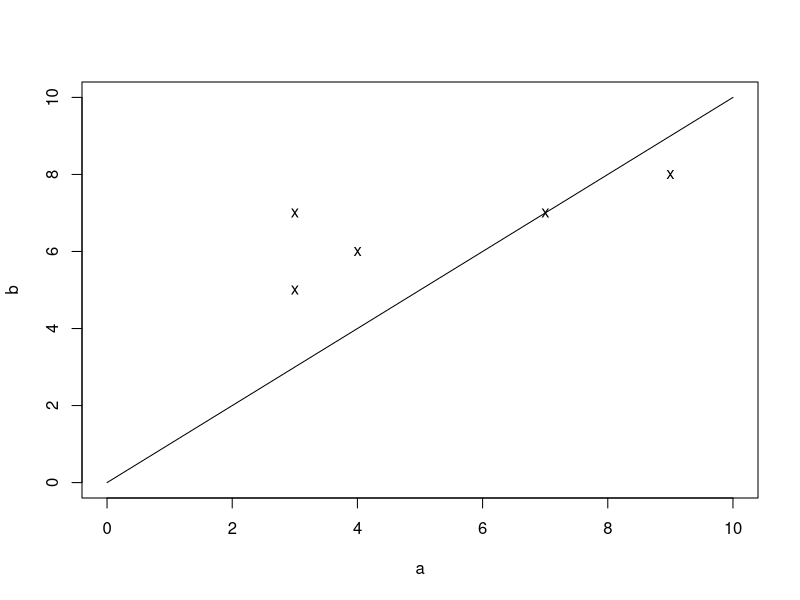
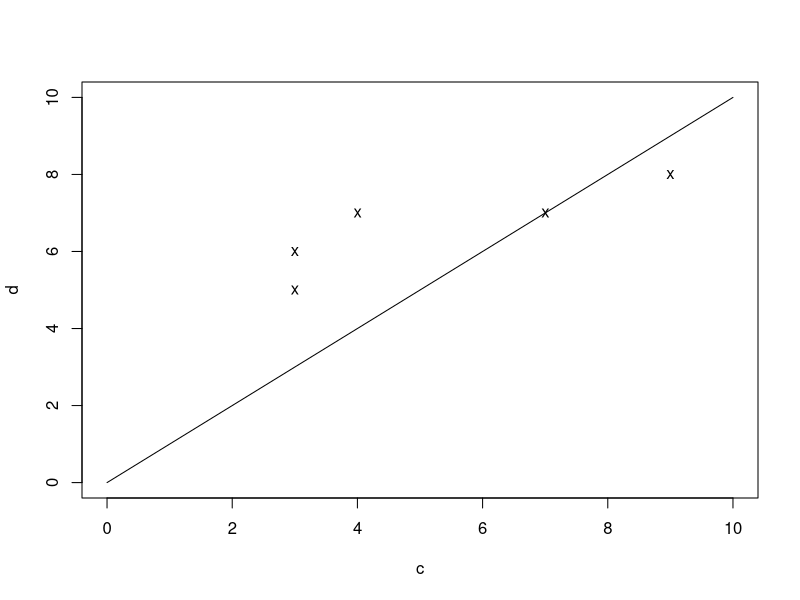
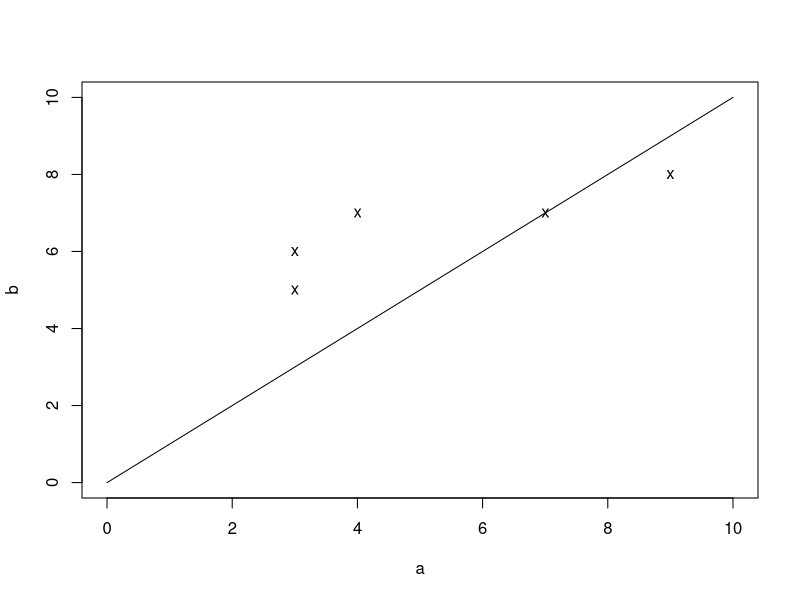
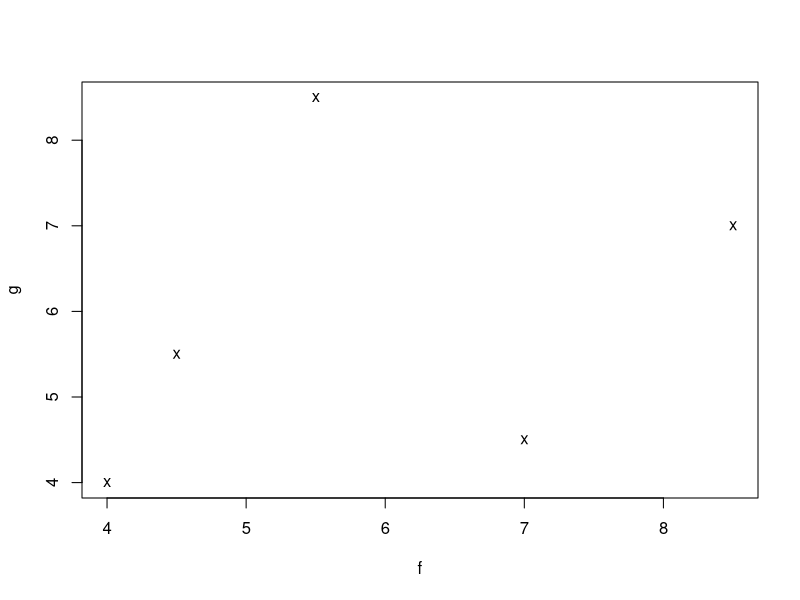
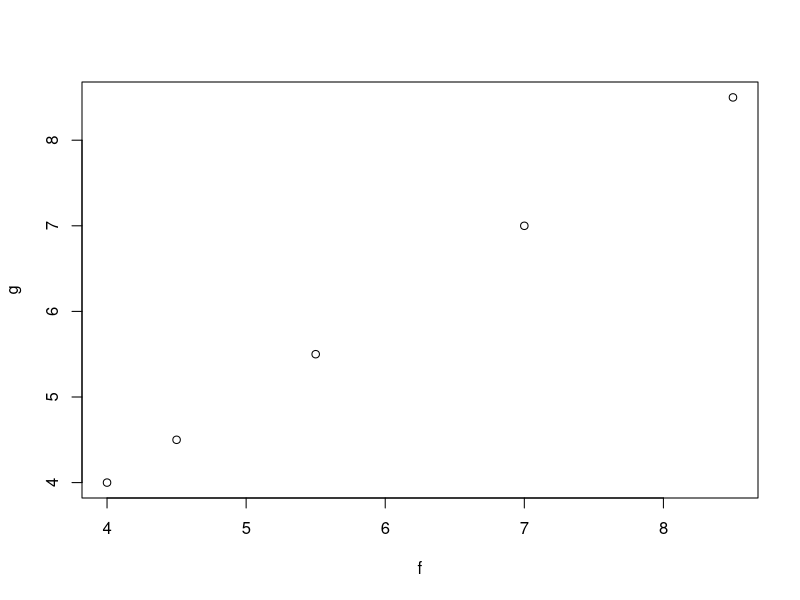

The R script that drew these images, in order: (Note: this script raises an error after producing the figures.)
a = round(runif(5, min = 0, max=10))
b = round(runif(5, min = 5, max=10))

plot(a,b, pch="x", xlim=c(0,10), ylim=c(0,10))
lines(0:10,0:10)

c = sort(a)
d = sort(b)

plot(c,d, pch="x", xlim=c(0,10), ylim=c(0,10))
lines(0:10,0:10)

qqplot(a,b, pch="x", xlim=c(0,10), ylim=c(0,10))
lines(0:10,0:10)

e = cbind(c,d)

medias = apply(e,1,mean)

f = medias[order(a)]
g = medias[order(b)]

plot(f, g, pch="x")
qqplot(f,g)

a
c
f[,1]

b
d
f[,2]

ordem1 = c(5,9,10,9,3,1,7,4,6,2)
ordem2 = c(2,6,5,3,7,9,4,8,1,10)

g = f[ordem1,1] 
h = f[ordem2,2] 

plot(g,h)
qqplot(g,h)
